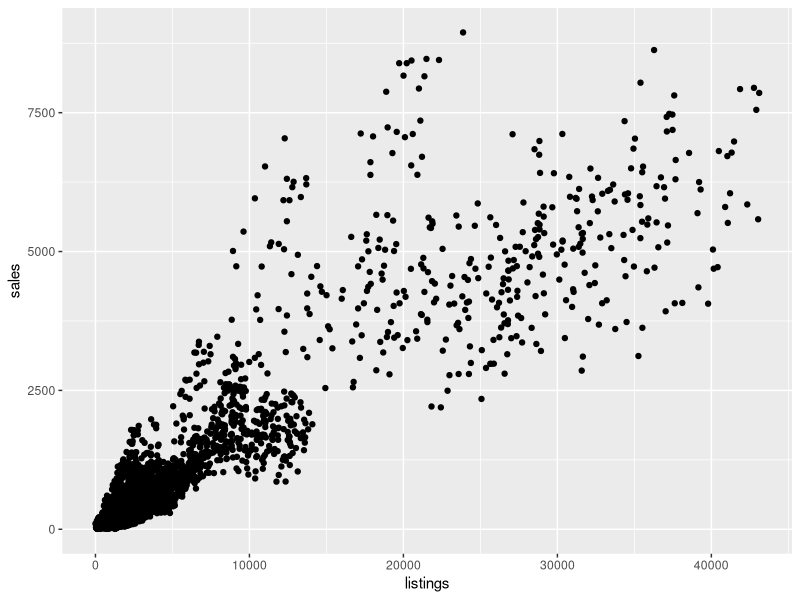

Write the R code that produced this figure.
## ---- chunk 1
library(tidyverse)
library(readxl)
## ---- chunk 2
a <- 1:5
b <- 1:5
c <- c()

for (i in seq_along(a)) {
  c[i] <- a[i] + b[i]
}

c
## ---- chunk 3
a <- 1:5
b <- 1:5
c <- a + b

c
## ---- chunk 4
for (i in 1:10) {
  print(i)
}
## ---- chunk 5
sample_sizes <- 1:30
means <- numeric(length(sample_sizes))

for (i in seq_along(sample_sizes)) {
  means[i] = mean(rnorm(i))
}

means
## ---- chunk 6
sample_sizes <- 1:30
means <- numeric(length(sample_sizes))

for (i in seq_along(sample_sizes)) {
  mean(rnorm(i))
}

means
## ---- chunk 7
sample_sizes <- 1:30
means <- numeric(length(sample_sizes))

for (i in seq_along(sample_sizes)) {
  means[i] <- mean(rnorm(i))
}

means
## ---- chunk 8
sample_sizes <- 1:30
means_df <- tibble(sample_size = integer(),
                   mean = double())

for (i in seq_along(sample_sizes)) {
  sample_mean <- mean(rnorm(i))
  means_df <- bind_rows(means_df, c(sample_size = i, mean = sample_mean))
}

means_df
## ---- chunk 9
ggplot(data = txhousing, aes(x = listings, y = sales)) +
  geom_point()
